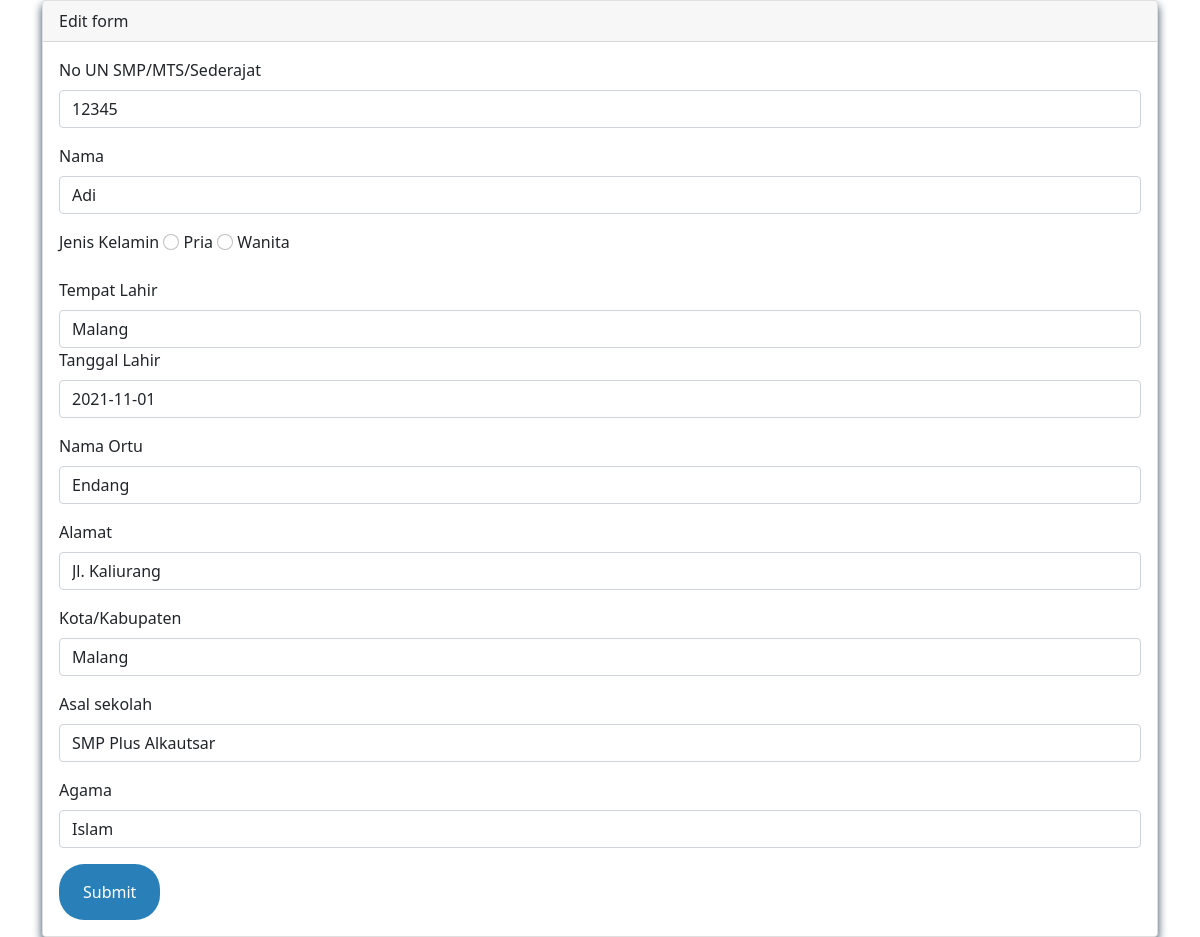
The app's page /editform.php?noun=12345 with its own data.
### tables this page shows
CREATE TABLE `biodata` (
  `noun` int(20) NOT NULL,
  `namalengkap` varchar(255) NOT NULL,
  `jk` varchar(5) NOT NULL,
  `tempatlahir` varchar(255) NOT NULL,
  `tanggallahir` date NOT NULL,
  `namaortu` varchar(255) NOT NULL,
  `alamat` text NOT NULL,
  `kotakab` varchar(255) NOT NULL,
  `asalsekolah` varchar(255) NOT NULL,
  `agama` varchar(255) NOT NULL
);

### editform.php (the view, shortened to what this page needs)
<!DOCTYPE html>
<html lang="en">
<head>
    <link rel="stylesheet" href="style/style.min.css">
    <link href="https://cdn.jsdelivr.net/npm/bootstrap@5.0.2/dist/css/bootstrap.min.css" rel="stylesheet">
</head>
<body>
    <?php
        include "connection.php";
        $noun = $_GET['noun'];
        $query = "SELECT * FROM biodata WHERE noun='$noun'";
        $result = mysqli_query($conn, $query);
    ?>
    <div class="container">
        <div class="card">
            <div class="card-header">
                Edit form
            </div>
            <div class="card-body">
                <form action="edit.php" method="GET">
                    <?php
                        while ($row = mysqli_fetch_array($result)) {
                    ?>
                    <div class="mb-3">
                        <label for="noun" class="form-label">No UN SMP/MTS/Sederajat</label>
                        <input class="form-control" type="text" name="noun" value="<?= $row['noun']; ?>">
                    </div>
                    <div class="mb-3">
                        <label for="nama" class="form-label">Nama</label>
                        <input class="form-control" type="text" name="nama" value="<?= $row['namalengkap']; ?>">
                    </div>
                    <div class="mb-3">
                        <label for="jk" class="form-label">Jenis Kelamin</label>
                        <input class="form-check-input" type="radio" name="jk" value="<?= $row['jk']; ?>"> Pria
                        <input class="form-check-input" type="radio" name="jk" value="<?= $row['jk']; ?>"> Wanita
                    </div>
                    <div class="mb-3">
                        <label for="tempat_lahir" class="form-label">Tempat Lahir</label>
                        <input class="form-control" type="text" name="tempat_lahir" value="<?= $row['tempatlahir']; ?>">
                        <label for="tanggal_lahir" class="form-label">Tanggal Lahir</label>
                        <input class="form-control" type="text" name="tanggal_lahir" value="<?= $row['tanggallahir']; ?>">
                    </div>
                    <div class="mb-3">
                        <label for="namaortu" class="form-label">Nama Ortu</label>
                        <input class="form-control" type="text" name="namaortu" value="<?= $row['namaortu']; ?>">
                    </div>
                    <div class="mb-3">
                        <label for="alamat" class="form-label">Alamat</label>
                        <input class="form-control" type="text" name="alamat" value="<?= $row['alamat']; ?>">
                    </div>
                    <div class="mb-3">
                        <label for="kotakab" class="form-label">Kota/Kabupaten</label>
                        <input class="form-control" type="text" name="kotakab" value="<?= $row['kotakab']; ?>">
                    </div>
                    <div class="mb-3">
                        <label for="asalsekolah" class="form-label">Asal sekolah</label>
                        <input class="form-control" type="text" name="asalsekolah" value="<?= $row['asalsekolah']; ?>">
                    </div>
                    <div class="mb-3">
                        <label for="agama" class="form-label">Agama</label>
                        <input class="form-control" type="text" name="agama" value="<?= $row['agama']; ?>">
                    </div>
                    <input type="submit" value="Submit">
                    <?php
                        }
                    ?>
                </form>
            </div>
        </div>
    </div>
</body>
</html>

### records on screen
biodata: noun "12345", nama "Adi", tempat_lahir "Malang", tanggal_lahir "2021-11-01", namaortu "Endang", alamat "Jl. Kaliurang", kotakab "Malang", asalsekolah "SMP Plus Alkautsar", agama "Islam"
